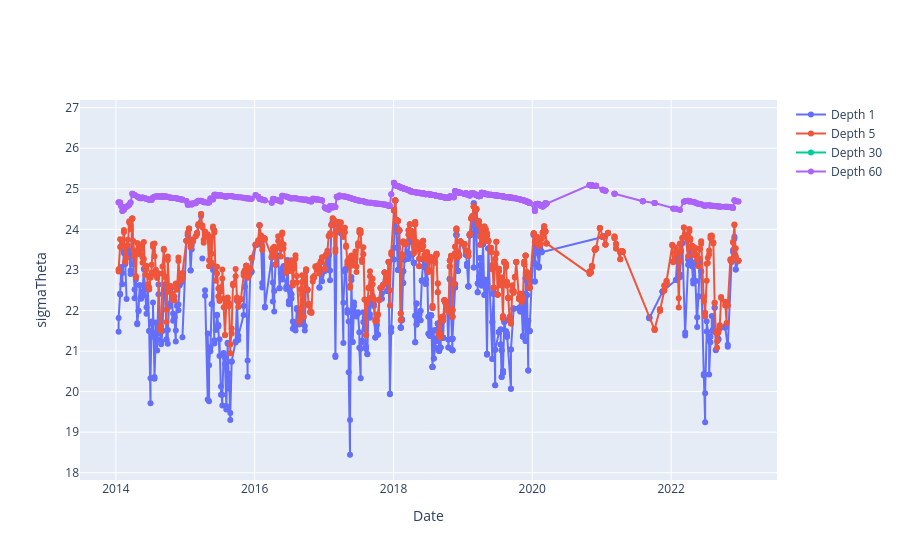

The notebook cell this image was saved under:
### Markdown cell above
- extreme salinity shifts
    - may 2017 drop

### Code cell
all_depths('sigmaTheta', hidden=[10]) #salinity, Salinity, sigmaTheta

### Figure 1 — Plotly figure (JSON) as saved in the notebook; plotly's stock layout.template omitted (floating-point values rounded to 4 significant figures; data arrays with more than 128 entries replaced by an {"elided": "..."} marker saying what was removed)
{"data": [{"customdata": {"elided": "1181x1 int values"}, "hovertemplate": "Date: %{x|%Y-%m-%d}<br>Week: %{customdata}<br>Depth: 1<br>Value: %{y:.2f}<extra></extra>", "line": {"color": "#636EFA", "width": 2}, "marker": {"color": "#636EFA", "size": 6}, "mode": "lines+markers", "name": "Depth 1", "type": "scatter", "x": {"elided": "1181 str values"}, "y": {"elided": "1181 float values"}}, {"customdata": {"elided": "1192x1 int values"}, "hovertemplate": "Date: %{x|%Y-%m-%d}<br>Week: %{customdata}<br>Depth: 5<br>Value: %{y:.2f}<extra></extra>", "line": {"color": "#EF553B", "width": 2}, "marker": {"color": "#EF553B", "size": 6}, "mode": "lines+markers", "name": "Depth 5", "type": "scatter", "x": {"elided": "1192 str values"}, "y": {"elided": "1192 float values"}}, {"customdata": [[null], [null], [null], [null], [null], [null], [null], [null], [null], [null], [null], [null], [null], [null], [null], [null], [null], [null], [null], [null], [null], [null], [null], [null], [null], [null], [null], [null], [null], [null], [null], [null], [null], [null], [null], [null], [null], [null], [null], [null], [null], [null], [null], [null], [null], [null], [null], [null], [null], [null], [null], [null], [null], [null], [null], [null], [null], [null], [null], [null], [null], [null], [null], [null], [null], [null], [null], [null], [null], [null], [null], [null], [null], [null], [null], [null], [null], [null], [null], [null], [null], [null], [null], [null], [null], [null], [null], [null], [null], [null], [null], [null], [null], [null], [null], [null], [null], [null], [null], [null], [null], [null], [null], [null], [null], [null], [null], [null], [null], [null], [null], [null], [null], [null], [null], [null], [null], [null], [null], [null], [null], [null], [null], [null], [null], [null], [null], [null]], "hovertemplate": "Date: %{x|%Y-%m-%d}<br>Week: %{customdata}<br>Depth: 30<br>Value: %{y:.2f}<extra></extra>", "line": {"color": "#00CC96", "width": 2}, "marker": {"color": "#00CC96", "size": 6}, "mode": "lines+markers", "name": "Depth 30", "type": "scatter", "x": [null, null, null, null, null, null, null, null, null, null, null, null, null, null, null, null, null, null, null, null, null, null, null, null, null, null, null, null, null, null, null, null, null, null, null, null, null, null, null, null, null, null, null, null, null, null, null, null, null, null, null, null, null, null, null, null, null, null, null, null, null, null, null, null, null, null, null, null, null, null, null, null, null, null, null, null, null, null, null, null, null, null, null, null, null, null, null, null, null, null, null, null, null, null, null, null, null, null, null, null, null, null, null, null, null, null, null, null, null, null, null, null, null, null, null, null, null, null, null, null, null, null, null, null, null, null, null, null], "y": [24.18, 24.19, null, null, 24.16, 24.18, null, null, 24.09, 24.1, null, null, 24.06, 24.07, null, null, 24.1, 24.11, null, null, 24.29, 24.24, null, null, 24.39, 24.39, null, null, 24.56, 24.57, null, null, 24.61, 24.61, null, null, 24.63, 24.63, null, null, null, null, null, 24.54, 24.54, null, null, 24.6, 24.6, null, null, 24.58, 24.59, null, null, 24.54, 24.54, null, null, 24.48, 24.5, null, null, 24.44, 24.46, null, null, 24.48, 24.5, 24.34, 24.35, 24.41, 24.41, 24.45, 24.48, 24.49, 24.49, null, 24.45, 24.46, 24.4, 24.42, 24.39, 24.41, 24.4, 24.39, 24.37, 24.38, 24.42, 24.43, 24.46, 24.46, 24.44, 24.44, 24.46, 24.51, 24.41, 24.41, 24.37, 24.4, 24.37, 24.38, 24.36, 24.37, 24.4, 24.41, null, null, 24.29, 24.31, 24.19, 24.23, 24.19, 24.21, null, 24.11, 24.14, 24.32, 24.31, 24.35, 24.34, 24.51, 24.52, 24.44, 24.45, null, 24.44, 24.44]}, {"customdata": {"elided": "1187x1 int values"}, "hovertemplate": "Date: %{x|%Y-%m-%d}<br>Week: %{customdata}<br>Depth: 60<br>Value: %{y:.2f}<extra></extra>", "line": {"color": "#AB63FA", "width": 2}, "marker": {"color": "#AB63FA", "size": 6}, "mode": "lines+markers", "name": "Depth 60", "type": "scatter", "x": {"elided": "1187 str values"}, "y": {"elided": "1187 float values"}}], "layout": {"hovermode": "closest", "xaxis": {"title": {"text": "Date"}}, "yaxis": {"title": {"text": "sigmaTheta"}}}}
